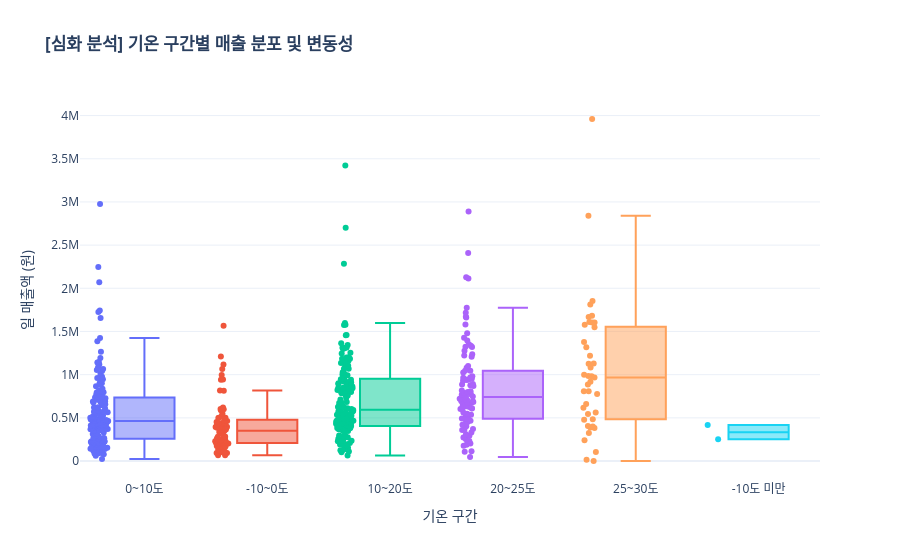

The code cell stored with this chart in its notebook:
### Markdown cell above
📈 가설 D 시각화 결과 분석 (Point of View)
확실한 티핑 포인트 (약 20°C ~ 25°C 사이):

그래프의 추세선들을 보면 평균 기온 20도를 기점으로 완만하던 매출 곡선이 위로 꺾이기 시작합니다.

특히 25도를 넘어서면서부터는 점들의 위치(일 매출)가 100만 원 선 위로 집중되는 경향이 뚜렷하네요. "28도 티핑 포인트" 가설은 매우 합리적이었으며, 실제로는 그보다 조금 이른 25도부터 준비가 필요하다는 것을 보여줍니다.

요일별 위계(Hierarchy) 존재:

금, 토, 일(주황, 하늘, 분홍) 추세선이 평일(보라, 빨강 등)보다 항상 위쪽에 형성되어 있습니다.

똑같은 20도라도 평일에는 50만 원대의 매출을 보인다면, 주말에는 100만 원 가까이 찍힙니다. 즉, '기온'이라는 엔진에 '주말'이라는 부스터가 달리는 셈이죠.

겨울철/저온 구간의 '노이즈' (이벤트 효과):

영하 5도~영상 5도 사이인데도 갑자기 매출이 100만 원~200만 원까지 튀는 점들이 보입니다. (하늘색/주황색 점들)

이건 날씨 영향이라기보다 **명절이나 특정 기념일(예: 크리스마스, 설날 등)**의 영향일 가능성이 큽니다. 시계열 모델링할 때 '공휴일' 변수가 꼭 필요하다는 강력한 증거입니다.

### Code cell
# 1. 기온 구간(Bin) 만들기 (5도 단위)
merged_df['temp_bin'] = pd.cut(merged_df['기온(°C)'], 
                               bins=[-20, -10, 0, 10, 20, 25, 30, 40],
                               labels=['-10도 미만', '-10~0도', '0~10도', '10~20도', '20~25도', '25~30도', '30도 이상'])

# 2. 박스 플롯 시각화
fig_box = px.box(merged_df, x='temp_bin', y='total_sales', 
                 color='temp_bin',
                 title="<b>[심화 분석] 기온 구간별 매출 분포 및 변동성</b>",
                 points="all", # 실제 데이터 점들도 옆에 표시
                 template='plotly_white')

fig_box.update_layout(xaxis_title="기온 구간", yaxis_title="일 매출액 (원)", showlegend=False)
fig_box.show()

### Figure 1 — Plotly figure (JSON) as saved in the notebook; plotly's stock layout.template omitted (floating-point values rounded to 4 significant figures; data arrays with more than 128 entries replaced by an {"elided": "..."} marker saying what was removed)
{"data": [{"alignmentgroup": "True", "boxpoints": "all", "hovertemplate": "temp_bin=%{x}<br>total_sales=%{y}<extra></extra>", "legendgroup": "0~10도", "marker": {"color": "#636efa"}, "name": "0~10도", "notched": false, "offsetgroup": "0~10도", "orientation": "v", "showlegend": true, "type": "box", "x": {"elided": "150 str values"}, "x0": " ", "xaxis": "x", "y": {"elided": "150 float values"}, "y0": " ", "yaxis": "y"}, {"alignmentgroup": "True", "boxpoints": "all", "hovertemplate": "temp_bin=%{x}<br>total_sales=%{y}<extra></extra>", "legendgroup": "-10~0도", "marker": {"color": "#EF553B"}, "name": "-10~0도", "notched": false, "offsetgroup": "-10~0도", "orientation": "v", "showlegend": true, "type": "box", "x": ["-10~0도", "-10~0도", "-10~0도", "-10~0도", "-10~0도", "-10~0도", "-10~0도", "-10~0도", "-10~0도", "-10~0도", "-10~0도", "-10~0도", "-10~0도", "-10~0도", "-10~0도", "-10~0도", "-10~0도", "-10~0도", "-10~0도", "-10~0도", "-10~0도", "-10~0도", "-10~0도", "-10~0도", "-10~0도", "-10~0도", "-10~0도", "-10~0도", "-10~0도", "-10~0도", "-10~0도", "-10~0도", "-10~0도", "-10~0도", "-10~0도", "-10~0도", "-10~0도", "-10~0도", "-10~0도", "-10~0도", "-10~0도", "-10~0도", "-10~0도", "-10~0도", "-10~0도", "-10~0도", "-10~0도", "-10~0도", "-10~0도", "-10~0도", "-10~0도", "-10~0도", "-10~0도", "-10~0도", "-10~0도", "-10~0도", "-10~0도", "-10~0도", "-10~0도", "-10~0도", "-10~0도", "-10~0도", "-10~0도", "-10~0도", "-10~0도", "-10~0도", "-10~0도", "-10~0도", "-10~0도", "-10~0도", "-10~0도", "-10~0도", "-10~0도"], "x0": " ", "xaxis": "x", "y": [224400.0, 521500.0, 94400.0, 500100.0, 447700.0, 114000.0, 350300.0, 813400.0, 107000.0, 161800.0, 997400.0, 335400.0, 249600.0, 405400.0, 366400.0, 66300.0, 352000.0, 106600.0, 470300.0, 945300.0, 214900.0, 1118000.0, 321100.0, 198300.0, 93500.0, 268400.0, 501000.0, 548800.0, 386600.0, 385300.0, 233000.0, 1065000.0, 117900.0, 499300.0, 437500.0, 940300.0, 223400.0, 261300.0, 397300.0, 397000.0, 303600.0, 587000.0, 207600.0, 417100.0, 228200.0, 1567000.0, 280900.0, 817900.0, 392400.0, 169400.0, 209800.0, 206900.0, 428700.0, 245300.0, 394100.0, 132300.0, 391200.0, 67800.0, 175400.0, 600200.0, 1211000.0, 240300.0, 619100.0, 236200.0, 213400.0, 159400.0, 463800.0, 202700.0, 102200.0, 437900.0, 453400.0, 283800.0, 603400.0], "y0": " ", "yaxis": "y"}, {"alignmentgroup": "True", "boxpoints": "all", "hovertemplate": "temp_bin=%{x}<br>total_sales=%{y}<extra></extra>", "legendgroup": "10~20도", "marker": {"color": "#00cc96"}, "name": "10~20도", "notched": false, "offsetgroup": "10~20도", "orientation": "v", "showlegend": true, "type": "box", "x": {"elided": "151 str values"}, "x0": " ", "xaxis": "x", "y": {"elided": "151 float values"}, "y0": " ", "yaxis": "y"}, {"alignmentgroup": "True", "boxpoints": "all", "hovertemplate": "temp_bin=%{x}<br>total_sales=%{y}<extra></extra>", "legendgroup": "20~25도", "marker": {"color": "#ab63fa"}, "name": "20~25도", "notched": false, "offsetgroup": "20~25도", "orientation": "v", "showlegend": true, "type": "box", "x": ["20~25도", "20~25도", "20~25도", "20~25도", "20~25도", "20~25도", "20~25도", "20~25도", "20~25도", "20~25도", "20~25도", "20~25도", "20~25도", "20~25도", "20~25도", "20~25도", "20~25도", "20~25도", "20~25도", "20~25도", "20~25도", "20~25도", "20~25도", "20~25도", "20~25도", "20~25도", "20~25도", "20~25도", "20~25도", "20~25도", "20~25도", "20~25도", "20~25도", "20~25도", "20~25도", "20~25도", "20~25도", "20~25도", "20~25도", "20~25도", "20~25도", "20~25도", "20~25도", "20~25도", "20~25도", "20~25도", "20~25도", "20~25도", "20~25도", "20~25도", "20~25도", "20~25도", "20~25도", "20~25도", "20~25도", "20~25도", "20~25도", "20~25도", "20~25도", "20~25도", "20~25도", "20~25도", "20~25도", "20~25도", "20~25도", "20~25도", "20~25도", "20~25도", "20~25도", "20~25도", "20~25도", "20~25도", "20~25도", "20~25도", "20~25도", "20~25도", "20~25도", "20~25도", "20~25도", "20~25도", "20~25도", "20~25도", "20~25도", "20~25도", "20~25도", "20~25도", "20~25도", "20~25도", "20~25도", "20~25도"], "x0": " ", "xaxis": "x", "y": [467300.0, 946200.0, 1081000.0, 943100.0, 1045000.0, 1717000.0, 2890000.0, 272800.0, 363600.0, 982600.0, 886500.0, 1672000.0, 1044000.0, 548400.0, 938900.0, 607600.0, 772700.0, 1276000.0, 720500.0, 627000.0, 1026000.0, 964300.0, 190000.0, 612000.0, 2409000.0, 682500.0, 1581000.0, 560600.0, 607100.0, 676500.0, 878200.0, 1222000.0, 1396000.0, 252800.0, 1208000.0, 787000.0, 735300.0, 204100.0, 535800.0, 631700.0, 359900.0, 1776000.0, 692400.0, 177100.0, 452700.0, 715600.0, 867600.0, 488600.0, 749500.0, 232500.0, 371300.0, 1351000.0, 800400.0, 1479000.0, 437500.0, 402800.0, 533900.0, 646800.0, 2127000.0, 483900.0, 1236000.0, 929200.0, 1323000.0, 420000.0, 746700.0, 532500.0, 330200.0, 108900.0, 113700.0, 292200.0, 205900.0, 603900.0, 692800.0, 48000.0, 767100.0, 674500.0, 807500.0, 308900.0, 1662000.0, 493400.0, 708500.0, 953700.0, 1427000.0, 2114000.0, 1320000.0, 892200.0, 816900.0, 1335000.0, 1101000.0, 966600.0], "y0": " ", "yaxis": "y"}, {"alignmentgroup": "True", "boxpoints": "all", "hovertemplate": "temp_bin=%{x}<br>total_sales=%{y}<extra></extra>", "legendgroup": "25~30도", "marker": {"color": "#FFA15A"}, "name": "25~30도", "notched": false, "offsetgroup": "25~30도", "orientation": "v", "showlegend": true, "type": "box", "x": ["25~30도", "25~30도", "25~30도", "25~30도", "25~30도", "25~30도", "25~30도", "25~30도", "25~30도", "25~30도", "25~30도", "25~30도", "25~30도", "25~30도", "25~30도", "25~30도", "25~30도", "25~30도", "25~30도", "25~30도", "25~30도", "25~30도", "25~30도", "25~30도", "25~30도", "25~30도", "25~30도", "25~30도", "25~30도", "25~30도", "25~30도", "25~30도", "25~30도", "25~30도", "25~30도", "25~30도", "25~30도", "25~30도", "25~30도", "25~30도", "25~30도"], "x0": " ", "xaxis": "x", "y": [323900.0, 981100.0, 1813000.0, 1125000.0, 544200.0, 968700.0, 1578000.0, 1319000.0, 1853000.0, 3960000.0, 806900.0, 1549000.0, 615600.0, 477200.0, 1082000.0, 1605000.0, 776500.0, 1669000.0, 1218000.0, 2840000.0, 1378000.0, 1605000.0, 1610000.0, 381500.0, 389100.0, 561200.0, 1683000.0, 998100.0, 807700.0, 983700.0, 885400.0, 919300.0, 398600.0, 241700.0, 661000.0, 1128000.0, 105800.0, 485100.0, 405200.0, 13800.0, 500.0], "y0": " ", "yaxis": "y"}, {"alignmentgroup": "True", "boxpoints": "all", "hovertemplate": "temp_bin=%{x}<br>total_sales=%{y}<extra></extra>", "legendgroup": "-10도 미만", "marker": {"color": "#19d3f3"}, "name": "-10도 미만", "notched": false, "offsetgroup": "-10도 미만", "orientation": "v", "showlegend": true, "type": "box", "x": ["-10도 미만", "-10도 미만"], "x0": " ", "xaxis": "x", "y": [251200.0, 416000.0], "y0": " ", "yaxis": "y"}], "layout": {"boxmode": "overlay", "legend": {"title": {"text": "temp_bin"}, "tracegroupgap": 0}, "showlegend": false, "title": {"text": "<b>[심화 분석] 기온 구간별 매출 분포 및 변동성</b>"}, "xaxis": {"anchor": "y", "categoryarray": ["0~10도", "-10~0도", "10~20도", "20~25도", "25~30도", "-10도 미만"], "categoryorder": "array", "domain": [0, 1], "title": {"text": "기온 구간"}}, "yaxis": {"anchor": "x", "domain": [0, 1], "title": {"text": "일 매출액 (원)"}}}}
